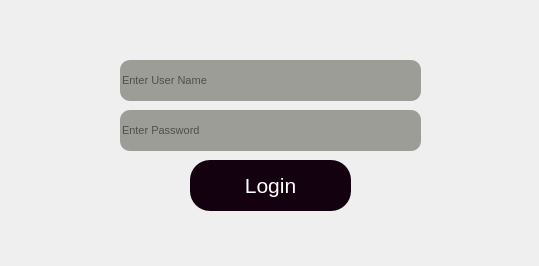
<?xml version="1.0" encoding="UTF-8"?>
<ui version="4.0">
 <class>Form</class>
 <widget class="QWidget" name="Form">
  <property name="geometry">
   <rect>
    <x>0</x>
    <y>0</y>
    <width>539</width>
    <height>266</height>
   </rect>
  </property>
  <property name="font">
   <font>
    <family>Segoe UI</family>
    <pointsize>21</pointsize>
   </font>
  </property>
  <property name="windowTitle">
   <string>Form</string>
  </property>
  <widget class="QPushButton" name="pushButton">
   <property name="geometry">
    <rect>
     <x>190</x>
     <y>160</y>
     <width>161</width>
     <height>51</height>
    </rect>
   </property>
   <property name="font">
    <font>
     <pointsize>16</pointsize>
    </font>
   </property>
   <property name="styleSheet">
    <string notr="true">background-color:rgba(20,1,16); 
color:rgb(255,255,255); 
border-radius:20px; </string>
   </property>
   <property name="text">
    <string>Login</string>
   </property>
  </widget>
  <widget class="QLineEdit" name="b1">
   <property name="geometry">
    <rect>
     <x>120</x>
     <y>60</y>
     <width>301</width>
     <height>41</height>
    </rect>
   </property>
   <property name="font">
    <font>
     <pointsize>8</pointsize>
    </font>
   </property>
   <property name="styleSheet">
    <string notr="true">background-color:rgba(30,30,17,100);
border-radius:10px;</string>
   </property>
   <property name="placeholderText">
    <string>Enter User Name</string>
   </property>
  </widget>
  <widget class="QLineEdit" name="b2">
   <property name="geometry">
    <rect>
     <x>120</x>
     <y>110</y>
     <width>301</width>
     <height>41</height>
    </rect>
   </property>
   <property name="font">
    <font>
     <pointsize>8</pointsize>
    </font>
   </property>
   <property name="styleSheet">
    <string notr="true">background-color:rgba(30,30,17,100);
border-radius:10px;</string>
   </property>
   <property name="echoMode">
    <enum>QLineEdit::Password</enum>
   </property>
   <property name="placeholderText">
    <string>Enter Password</string>
   </property>
  </widget>
 </widget>
 <resources/>
 <connections/>
</ui>
